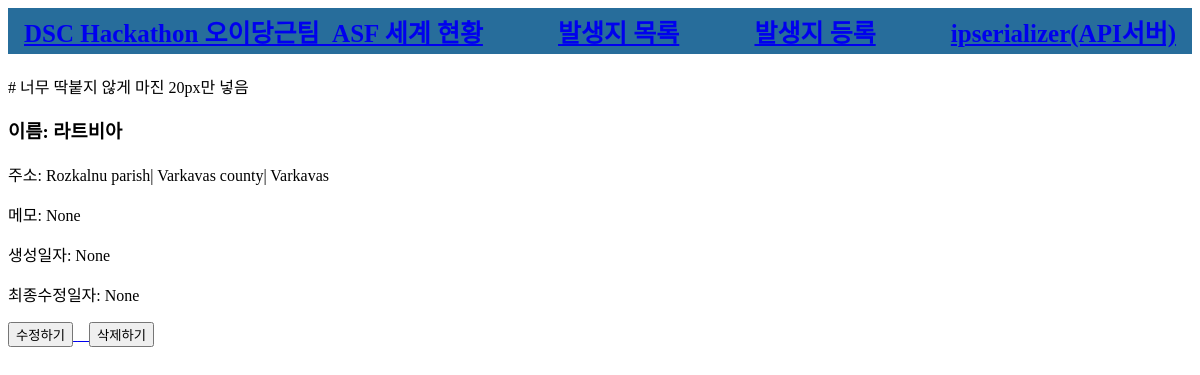
Page /first/1/detail/ on the committed database.
### first/models.py (models this page shows)
class InfectedPlace(models.Model):
    name = models.CharField(max_length=30, null=True, blank=True)
    address = models.CharField(max_length=200, null=True, blank=True)
    lat = models.DecimalField(max_digits=20, decimal_places=16)
    lng = models.DecimalField(max_digits=20, decimal_places=16)
    happened_at = models.CharField(max_length=30, null=True, blank=True)
    reported2oie_at = models.DateTimeField(null=True, blank=True)
    memo = models.TextField(null=True, blank=True)
    password = models.CharField(max_length=10, null=True, blank=True)
    created_at = models.DateTimeField(auto_now_add=True, null=True)
    updated_at = models.DateTimeField(auto_now=True, null=True)

### first/views.py (the view)
# urls.py: path('first/<int:id>/detail/', views.detail, name='infectedplace-detail'),
def detail(request, id):  # restaurant의 id (pk)를 직접 url path parameter을 통해 전달 받습니다.
    if id is not None:
        item = get_object_or_404(InfectedPlace, pk=id)
        return render(request, 'first/detail.html', {'item': item})
    return HttpResponseRedirect('/third/list/')

### first/templates/first/detail.html (shortened to what this page needs)
{% extends 'first/base.html' %}
{% load static %}
{% block content %}
<div class="container">
    <div class="row">
        <div class="col-sm-12" style="margin-top:20px;"> # 너무 딱붙지 않게 마진 20px만 넣음
            <h3>이름: {{ item.name }}</h3>
            <p>주소: {{ item.address }}</p>
            <p>메모: {{ item.memo }}</p>
            <p>생성일자: {{ item.created_at }}</p>
            <p>최종수정일자: {{ item.updated_at }}</p>
            <a href="{% url 'infectedplace-update' id=item.id %}">
            <button class="btn btn-danger">수정하기</button>
            <a href="{% url 'infectedplace-delete' id=item.id %}">
            <button class="btn btn-danger">삭제하기</button>
        </div>
    </div>
</div>
{% endblock %}

### rows in the picture
InfectedPlace: name "라트비아", address "Rozkalnu parish| Varkavas county| Varkavas", memo "None", created_at "None", updated_at "None"
